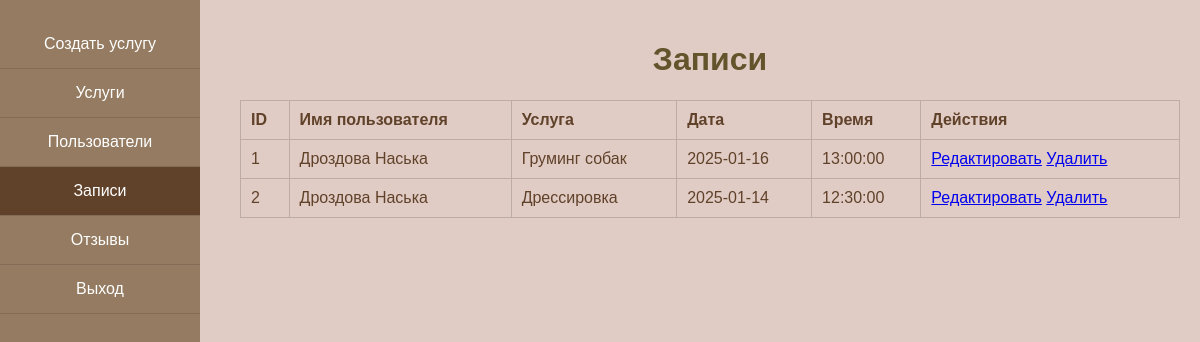
The page /coursework/admin/appointments.php (signed in) on the database its author committed.
### tables this page shows
CREATE TABLE `appointments` (
  `id` int(11) NOT NULL,
  `user_id` int(11) NOT NULL,
  `service_id` int(11) NOT NULL,
  `appointment_date` date NOT NULL,
  `appointment_time` time NOT NULL,
  `created_at` timestamp NOT NULL DEFAULT current_timestamp()
);

CREATE TABLE `users` (
  `id` int(11) NOT NULL,
  `first_name` varchar(50) NOT NULL,
  `last_name` varchar(50) NOT NULL,
  `gender` enum('Male','Female') NOT NULL,
  `phone` varchar(20) NOT NULL,
  `email` varchar(100) NOT NULL,
  `password` varchar(255) NOT NULL,
  `role` enum('admin','user') DEFAULT 'user',
  `created_at` timestamp NOT NULL DEFAULT current_timestamp()
);

CREATE TABLE `services` (
  `id` int(11) NOT NULL,
  `name` varchar(100) NOT NULL,
  `description` text NOT NULL,
  `price` decimal(10,2) NOT NULL,
  `created_at` timestamp NOT NULL DEFAULT current_timestamp(),
  `start_date` date NOT NULL,
  `end_date` date NOT NULL,
  `available_times` text DEFAULT NULL
);

### coursework/admin/appointments.php (the view, shortened to what this page needs)
<?php
$mysqli = new mysqli("localhost", "root", "", "animal_salon");
$result = $mysqli->query("
    SELECT
        appointments.id,
        users.first_name,
        users.last_name,
        services.name AS service_name,
        appointments.appointment_date,
        appointments.appointment_time
    FROM appointments
    JOIN users ON appointments.user_id = users.id
    JOIN services ON appointments.service_id = services.id
");
?>
<!DOCTYPE html>
<html lang="ru">
<head>
    <link rel="stylesheet" href="assets/css/style.css">
</head>
<body>
    <div class="admin-panel">
        <nav>
            <a href="create_service.html">Создать услугу</a>
            <a href="services.php">Услуги</a>
            <a href="clients.php">Пользователи</a>
            <a href="appointments.php" class="active">Записи</a>
            <a href="reviews.php">Отзывы</a>
            <a href="logout.php">Выход</a>
        </nav>
        <div class="content">
            <h1>Записи</h1>
            <table>
                <thead>
                    <tr>
                        <th>ID</th>
                        <th>Имя пользователя</th>
                        <th>Услуга</th>
                        <th>Дата</th>
                        <th>Время</th>
                        <th>Действия</th>
                    </tr>
                </thead>
                <tbody>
                    <?php while ($appointment = $result->fetch_assoc()): ?>
                        <tr>
                            <td><?= $appointment['id'] ?></td>
                            <td><?= htmlspecialchars($appointment['last_name'] . ' ' . $appointment['first_name']) ?></td>
                            <td><?= htmlspecialchars($appointment['service_name']) ?></td>
                            <td><?= htmlspecialchars($appointment['appointment_date']) ?></td>
                            <td><?= htmlspecialchars($appointment['appointment_time']) ?></td>
                            <td>
                                <a href="edit_appointment.php?id=<?= $appointment['id'] ?>">Редактировать</a>
                                <a href="delete_appointment.php?id=<?= $appointment['id'] ?>" onclick="return confirm('Удалить запись?')">Удалить</a>
                            </td>
                        </tr>
                    <?php endwhile; ?>
                </tbody>
            </table>
        </div>
    </div>
</body>
</html>

### coursework/admin/assets/css/style.css (style rules this page uses)
body { margin: 0; font-family: Arial, sans-serif; background-color: #e0ccc5; color: #604129; }
h1 { text-align: center; color: #64542c; }
.admin-panel nav { width: 200px; background-color: #947b61; height: 100vh; position: fixed; top: 0; left: 0; display: flex; flex-direction: column; padding-top: 20px; }
.admin-panel nav a { padding: 15px; color: white; text-decoration: none; text-align: center; border-bottom: 1px solid #836b56; }
.admin-panel nav a.active { background-color: #604129; }
.admin-panel .content { margin-left: 220px; padding: 20px; }
table { width: 100%; border-collapse: collapse; margin-top: 20px; }
table th, table td { padding: 10px; text-align: left; border: 1px solid #bcaca1; }

### rows shown on the page
appointments: id "1", user.first_name "Дроздова Наська", service.name "Груминг собак", appointment_date "2025-01-16", appointment_time "13:00:00"
appointments: id "2", user.first_name "Дроздова Наська", service.name "Дрессировка", appointment_date "2025-01-14", appointment_time "12:30:00"
